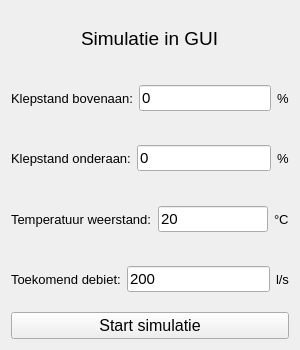
               <widget class="QWidget" name="regelbareKlepenGUISim">
                <property name="minimumSize">
                 <size>
                  <width>300</width>
                  <height>350</height>
                 </size>
                </property>
                <property name="maximumSize">
                 <size>
                  <width>300</width>
                  <height>350</height>
                 </size>
                </property>
                <layout class="QGridLayout" name="gridLayout_5">
                 <item row="0" column="0">
                  <layout class="QVBoxLayout" name="verticalLayout_4">
                   <item>
                    <layout class="QHBoxLayout" name="horizontalLayout_9">
                     <item>
                      <spacer name="horizontalSpacer_2">
                       <property name="orientation">
                        <enum>Qt::Horizontal</enum>
                       </property>
                       <property name="sizeHint" stdset="0">
                        <size>
                         <width>40</width>
                         <height>20</height>
                        </size>
                       </property>
                      </spacer>
                     </item>
                     <item>
                      <widget class="QLabel" name="label_14">
                       <property name="font">
                        <font>
                         <pointsize>14</pointsize>
                        </font>
                       </property>
                       <property name="text">
                        <string>Simulatie in GUI</string>
                       </property>
                      </widget>
                     </item>
                     <item>
                      <spacer name="horizontalSpacer_3">
                       <property name="orientation">
                        <enum>Qt::Horizontal</enum>
                       </property>
                       <property name="sizeHint" stdset="0">
                        <size>
                         <width>40</width>
                         <height>20</height>
                        </size>
                       </property>
                      </spacer>
                     </item>
                    </layout>
                   </item>
                   <item>
                    <layout class="QHBoxLayout" name="horizontalLayout_8">
                     <item>
                      <widget class="QLabel" name="label_3">
                       <property name="font">
                        <font>
                         <pointsize>10</pointsize>
                        </font>
                       </property>
                       <property name="text">
                        <string>Klepstand bovenaan:</string>
                       </property>
                      </widget>
                     </item>
                     <item>
                      <widget class="QLineEdit" name="klepstandBovenEntry">
                       <property name="font">
                        <font>
                         <pointsize>11</pointsize>
                        </font>
                       </property>
                       <property name="text">
                        <string>0</string>
                       </property>
                      </widget>
                     </item>
                     <item>
                      <widget class="QLabel" name="label_10">
                       <property name="font">
                        <font>
                         <pointsize>10</pointsize>
                        </font>
                       </property>
                       <property name="text">
                        <string>%</string>
                       </property>
                      </widget>
                     </item>
                    </layout>
                   </item>
                   <item>
                    <layout class="QHBoxLayout" name="horizontalLayout_7">
                     <item>
                      <widget class="QLabel" name="label_7">
                       <property name="font">
                        <font>
                         <pointsize>10</pointsize>
                        </font>
                       </property>
                       <property name="text">
                        <string>Klepstand onderaan:</string>
                       </property>
                      </widget>
                     </item>
                     <item>
                      <widget class="QLineEdit" name="klepstandBenedenEntry">
                       <property name="font">
                        <font>
                         <pointsize>11</pointsize>
                        </font>
                       </property>
                       <property name="text">
                        <string>0</string>
                       </property>
                      </widget>
                     </item>
                     <item>
                      <widget class="QLabel" name="label_11">
                       <property name="font">
                        <font>
                         <pointsize>10</pointsize>
                        </font>
                       </property>
                       <property name="text">
                        <string>%</string>
                       </property>
                      </widget>
                     </item>
                    </layout>
                   </item>
                   <item>
                    <layout class="QHBoxLayout" name="horizontalLayout_6">
                     <item>
                      <widget class="QLabel" name="label_8">
                       <property name="font">
                        <font>
                         <pointsize>10</pointsize>
                        </font>
                       </property>
                       <property name="text">
                        <string>Temperatuur weerstand:</string>
                       </property>
                      </widget>
                     </item>
                     <item>
                      <widget class="QLineEdit" name="tempWeerstandEntry">
                       <property name="font">
                        <font>
                         <pointsize>11</pointsize>
                        </font>
                       </property>
                       <property name="text">
                        <string>20</string>
                       </property>
                      </widget>
                     </item>
                     <item>
                      <widget class="QLabel" name="label_12">
                       <property name="font">
                        <font>
                         <pointsize>10</pointsize>
                        </font>
                       </property>
                       <property name="text">
                        <string>°C</string>
                       </property>
                      </widget>
                     </item>
                    </layout>
                   </item>
                   <item>
                    <layout class="QHBoxLayout" name="horizontalLayout_3">
                     <item>
                      <widget class="QLabel" name="label_9">
                       <property name="font">
                        <font>
                         <pointsize>10</pointsize>
                        </font>
                       </property>
                       <property name="text">
                        <string>Toekomend debiet:</string>
                       </property>
                      </widget>
                     </item>
                     <item>
                      <widget class="QLineEdit" name="toekomendDebietEntry">
                       <property name="font">
                        <font>
                         <pointsize>11</pointsize>
                        </font>
                       </property>
                       <property name="text">
                        <string>200</string>
                       </property>
                      </widget>
                     </item>
                     <item>
                      <widget class="QLabel" name="label_13">
                       <property name="font">
                        <font>
                         <pointsize>10</pointsize>
                        </font>
                       </property>
                       <property name="text">
                        <string>l/s</string>
                       </property>
                      </widget>
                     </item>
                    </layout>
                   </item>
                   <item>
                    <widget class="QPushButton" name="startSim">
                     <property name="font">
                      <font>
                       <pointsize>12</pointsize>
                      </font>
                     </property>
                     <property name="text">
                      <string>Start simulatie</string>
                     </property>
                     <property name="icon">
                      <iconset resource="Resource.qrc">
                       <normaloff>:/Icon/icon/play-6-32.ico</normaloff>
                       <normalon>:/Icon/icon/play-6-32 blauw.ico</normalon>:/Icon/icon/play-6-32.ico</iconset>
                     </property>
                    </widget>
                   </item>
                  </layout>
                 </item>
                </layout>
               </widget>
